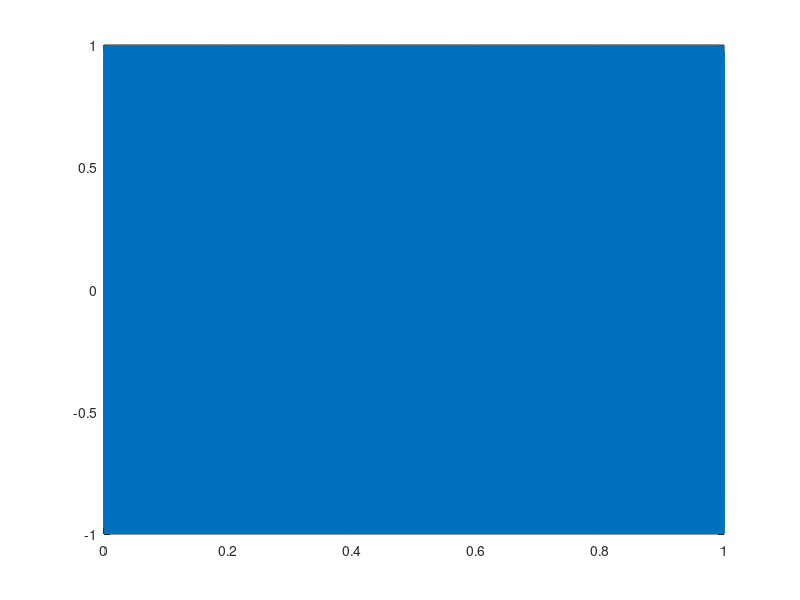

MATLAB code to generate this figure:
Fs = 42000 ;            % Sampling frequency                    
T = 1/Fs;             % Sampling period       
t = 0:T:1;        % Time vector
S = sin(2*pi*19000*t);
plot(t,S)
sound(S,Fs)